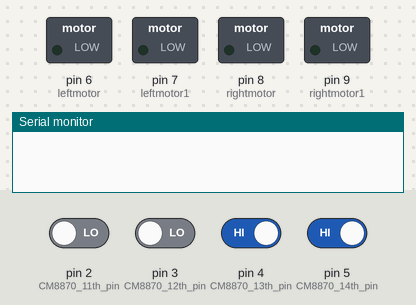
Bench run of a sketch on a simulated Arduino Uno, built with avr-gcc and run on an emulated ATmega328P. Parts: switched loads named in the sketch (green lamp = pin HIGH), the last lines printed to the serial monitor. Inputs (shaded band) come from the test bench; at power-on: pin 4 (CM8870_13th_pin), pin 5 (CM8870_14th_pin) HIGH, pin 2 (CM8870_11th_pin), pin 3 (CM8870_12th_pin) LOW.

Above: at 1.2 s.
1.3 s: pin 4 (CM8870_13th_pin) driven LOW
At 2.5 s:
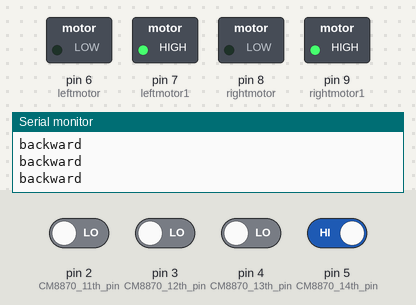
2.8 s: pin 3 (CM8870_12th_pin) driven HIGH and pin 5 (CM8870_14th_pin) driven LOW
At 3.1 s:
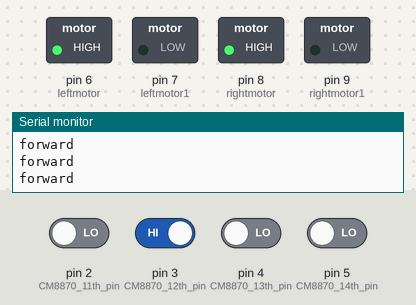
4.3 s: pin 4 (CM8870_13th_pin) driven HIGH
At 5.2 s:
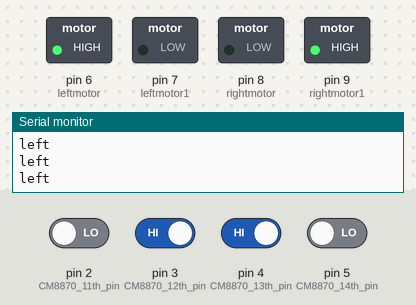
5.8 s: pin 3 (CM8870_12th_pin) driven LOW
At 6.6 s:
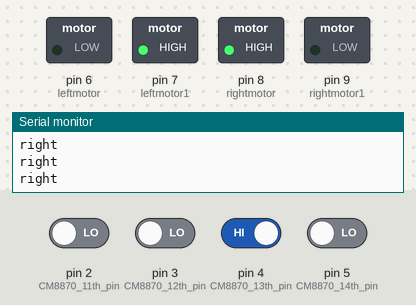
7.3 s: pin 2 (CM8870_11th_pin) driven HIGH
At 7.7 s:
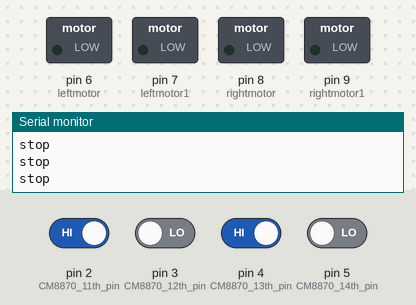
9.2 s: pin 2 (CM8870_11th_pin) driven LOW
At 10.2 s:
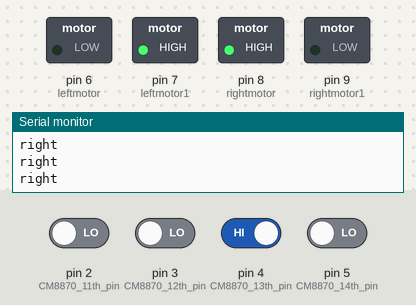
Timing chart, 0 to 11.7 s (numbered marks = the images above; inputs shaded):
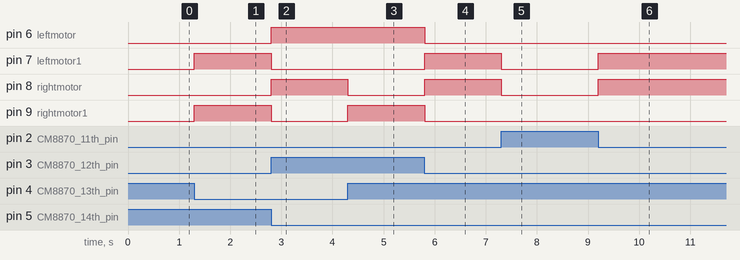

The sketch:

Mobile_Controlled_Robot.ino
```cpp
int leftmotor = 6;
int leftmotor1 = 7;
int rightmotor = 8;
int rightmotor1 = 9;
void setup() {
  Serial.begin(9600);
  pinMode(leftmotor, OUTPUT);
  pinMode(leftmotor1, OUTPUT);
  pinMode(rightmotor, OUTPUT);
  pinMode(rightmotor1, OUTPUT);

  pinMode(2, INPUT);//CM8870 11th pin
  pinMode(3, INPUT);//CM8870 12th pin
  pinMode(4, INPUT);//CM8870 13th pin
  pinMode(5, INPUT);//CM8870 14th pin
}

void loop() {
  if (digitalRead(5) == 0 && digitalRead(4) == 0 && digitalRead(3) == 1 && digitalRead(2) == 0) {
    digitalWrite(leftmotor, HIGH);
    digitalWrite(leftmotor1, LOW);
    digitalWrite(rightmotor, HIGH);
    digitalWrite(rightmotor1, LOW);
    Serial.println("forward");
  }
  if (digitalRead(5) == 0 && digitalRead(4) == 1 && digitalRead(3) == 0 && digitalRead(2) == 0) {
    digitalWrite(leftmotor, LOW);
    digitalWrite(leftmotor1, HIGH);
    digitalWrite(rightmotor, HIGH);
    digitalWrite(rightmotor1, LOW);
    Serial.println("right");
  }
  if (digitalRead(5) == 0 && digitalRead(4) == 1 && digitalRead(3) == 1 && digitalRead(2) == 0) {
    digitalWrite(leftmotor, HIGH);
    digitalWrite(leftmotor1, LOW);
    digitalWrite(rightmotor, LOW);
    digitalWrite(rightmotor1, HIGH);
    Serial.println("left");
  }
  if (digitalRead(5) == 1 && digitalRead(4) == 0 && digitalRead(3) == 0 && digitalRead(2) == 0) {
    digitalWrite(leftmotor, LOW);
    digitalWrite(leftmotor1, HIGH);
    digitalWrite(rightmotor, LOW);
    digitalWrite(rightmotor1, HIGH);
    Serial.println("backward");
  }
  if (digitalRead(5) == 0 && digitalRead(4) == 1 && digitalRead(3) == 0 && digitalRead(2) == 1) {
    digitalWrite(leftmotor, LOW);
    digitalWrite(leftmotor1, LOW);
    digitalWrite(rightmotor, LOW);
    digitalWrite(rightmotor1, LOW);
    Serial.println("stop");
  }
}
```

Measured:
- after the input at 1.3 s, pin 7 (leftmotor1), pin 9 (rightmotor1): LOW → HIGH at once
- after the input at 2.8 s, pin 6 (leftmotor), pin 8 (rightmotor): LOW → HIGH at once; pin 7 (leftmotor1), pin 9 (rightmotor1): HIGH → LOW at once
- after the input at 4.3 s, pin 8 (rightmotor): HIGH → LOW at once; pin 9 (rightmotor1): LOW → HIGH at once
- after the input at 5.8 s, pin 6 (leftmotor), pin 9 (rightmotor1): HIGH → LOW at once; pin 7 (leftmotor1), pin 8 (rightmotor): LOW → HIGH at once
- after the input at 7.3 s, pin 7 (leftmotor1), pin 8 (rightmotor): HIGH → LOW at once
- after the input at 9.2 s, pin 7 (leftmotor1), pin 8 (rightmotor): LOW → HIGH at once
